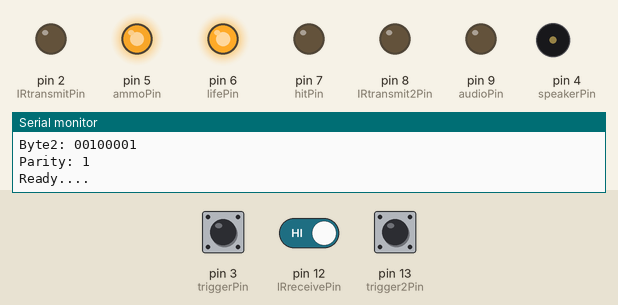
A sketch run on a simulated Arduino Uno, built with avr-gcc and run on an emulated ATmega328P. Shown: output pins drawn as LEDs (lit = HIGH), buzzer (waves = sounding), the last lines printed to the serial monitor. The test bench sets the inputs (shaded band); at power-on: pin 3 (triggerPin) HIGH, pin 12 (IRreceivePin) HIGH, pin 13 (trigger2Pin) HIGH. Pins used as bus, display or sensor lines are not drawn.

Above: at 2.2 s.
2.3 s: pin 3 (triggerPin) pulled LOW for 0.15 s
At 3.5 s:
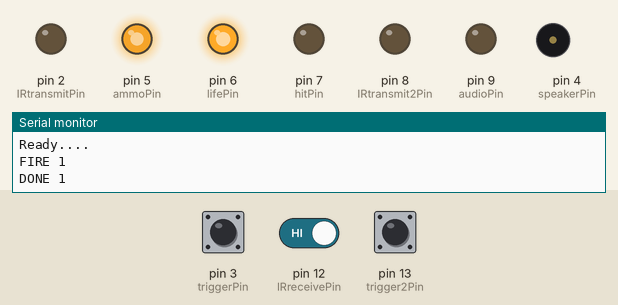
3.9 s: pin 12 (IRreceivePin) driven LOW
At 5.5 s:
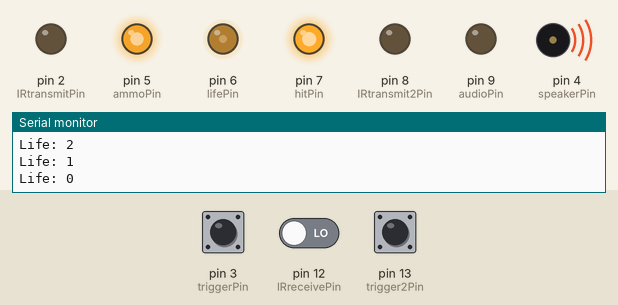
At 16.8 s:
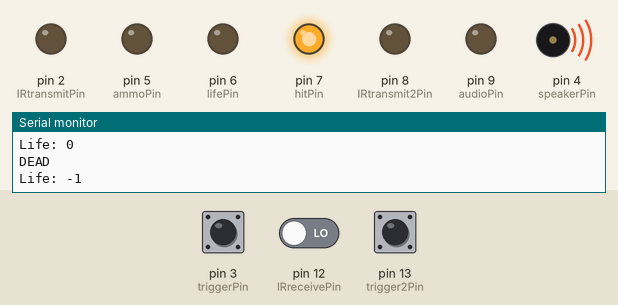
Timing chart, 0 to 18.0 s (numbered marks = the images above; inputs shaded):
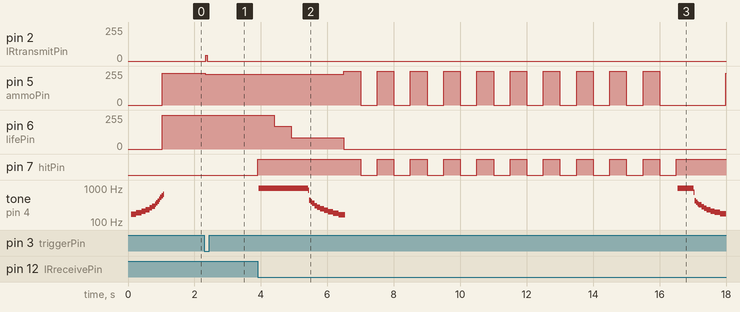

The sketch:

sketch_aug12a.ino
```cpp
//The following should respond to any IR signal

// Start of code (copy and paste into arduino sketch)
//
// Duino Tag release V1.01
// Laser Tag for the arduino based on the Miles Tag Protocol.
// By J44industries: www.J44industries.blogspot.com
// For information on building your own Duino Tagger go to: http://www.instructables.com/member/j44/
//
// Much credit deserves to go to Duane O'Brien if it had not been for the excellent Duino Tag tutorials he wrote I would have never been able to write this code.
// Duane's tutorials are highly recommended reading in order to gain a better understanding of the arduino and IR communication. See his site http://aterribleidea.com/duino-tag-resources/
//
// This code sets out the basics for arduino based laser tag system and tries to stick to the miles tag protocol where possible.
// Miles Tag details: http://www.lasertagparts.com/mtdesign.htm
// There is much scope for expanding the capabilities of this system, and hopefully the game will continue to evolve for some time to come.
// Licence: Attribution Share Alike: Give credit where credit is due, but you can do what you like with the code.
// If you have code improvements or additions please go to http://duinotag.blogspot.com
//

// Digital IO's
int triggerPin = 3; // Push button for primary fire. Low = pressed
int trigger2Pin = 13; // Push button for secondary fire. Low = pressed
int speakerPin = 4; // Direct output to piezo sounder/speaker
int audioPin = 9; // Audio Trigger. Can be used to set off sounds recorded in the kind of electronics you can get in greetings card that play a custom message.
int lifePin = 6; // An analogue output (PWM) level corresponds to remaining life. Use PWM pin: 3,5,6,9,10 or 11. Can be used to drive LED bar graphs. eg LM3914N
int ammoPin = 5; // An analogue output (PWM) level corresponds to remaining ammunition. Use PWM pin: 3,5,6,9,10 or 11.
int hitPin = 7; // LED output pin used to indicate when the player has been hit.
int IRtransmitPin = 2; // Primary fire mode IR transmitter pin: Use pins 2,4,7,8,12 or 13. DO NOT USE PWM pins!! More info: http://j44industries.blogspot.com/2009/09/arduino-frequency-generation.html#more
int IRtransmit2Pin = 8; // Secondary fire mode IR transmitter pin: Use pins 2,4,7,8,12 or 13. DO NOT USE PWM pins!!
int IRreceivePin = 12; // The pin that incoming IR signals are read from
int IRreceive2Pin = 11; // Allows for checking external sensors are attached as well as distinguishing between sensor locations (eg spotting head shots)
// Minimum gun requirements: trigger, receiver, IR led, hit LED.

// Player and Game details
int myTeamID = 1; // 1-7 (0 = system message)
int myPlayerID = 5; // Player ID
int myGameID = 0; // Interprited by configureGane subroutine; allows for quick change of game types.
int myWeaponID = 0; // Deffined by gameType and configureGame subroutine.
int myWeaponHP = 0; // Deffined by gameType and configureGame subroutine.
int maxAmmo = 0; // Deffined by gameType and configureGame subroutine.
int maxLife = 0; // Deffined by gameType and configureGame subroutine.
int automatic = 0; // Deffined by gameType and configureGame subroutine. Automatic fire 0 = Semi Auto, 1 = Fully Auto.
int automatic2 = 0; // Deffined by gameType and configureGame subroutine. Secondary fire auto?

// Incoming signal Details
int received[18]; // Received data: received[0] = which sensor, received[1] - [17] byte1 byte2 parity (Miles Tag structure)
int check = 0; // Variable used in parity checking

// Stats
int ammo = 0; // Current ammunition
int life = 0; // Current life

// Code Variables
int timeOut = 0; // Deffined in frequencyCalculations (IRpulse + 50)
int FIRE = 0; // 0 = don't fire, 1 = Primary Fire, 2 = Secondary Fire
int TR = 0; // Trigger Reading
int LTR = 0; // Last Trigger Reading
int T2R = 0; // Trigger 2 Reading (For secondary fire)
int LT2R = 0; // Last Trigger 2 Reading (For secondary fire)

// Signal Properties
int IRpulse = 600; // Basic pulse duration of 600uS MilesTag standard 4*IRpulse for header bit, 2*IRpulse for 1, 1*IRpulse for 0.
int IRfrequency = 38; // Frequency in kHz Standard values are: 38kHz, 40kHz. Choose dependant on your receiver characteristics
int IRt = 0; // LED on time to give correct transmission frequency, calculated in setup.
int IRpulses = 0; // Number of oscillations needed to make a full IRpulse, calculated in setup.
int header = 4; // Header lenght in pulses. 4 = Miles tag standard
int maxSPS = 10; // Maximum Shots Per Seconds. Not yet used.
int TBS = 0; // Time between shots. Not yet used.

// Transmission data
int byte1[8]; // String for storing byte1 of the data which gets transmitted when the player fires.
int byte2[8]; // String for storing byte1 of the data which gets transmitted when the player fires.
int myParity = 0; // String for storing parity of the data which gets transmitted when the player fires.

// Received data
int memory = 10; // Number of signals to be recorded: Allows for the game data to be reviewed after the game, no provision for transmitting / accessing it yet though.
int hitNo = 0; // Hit number
// Byte1
int player[10]; // Array must be as large as memory
int team[10]; // Array must be as large as memory
// Byte2
int weapon[10]; // Array must be as large as memory
int hp[10]; // Array must be as large as memory
int parity[10]; // Array must be as large as memory


void setup() {
// Serial coms set up to help with debugging.
Serial.begin(9600);
Serial.println("Startup...");
// Pin declarations
pinMode(triggerPin, INPUT);
pinMode(trigger2Pin, INPUT);
pinMode(speakerPin, OUTPUT);
pinMode(audioPin, OUTPUT);
pinMode(lifePin, OUTPUT);
pinMode(ammoPin, OUTPUT);
pinMode(hitPin, OUTPUT);
pinMode(IRtransmitPin, OUTPUT);
pinMode(IRtransmit2Pin, OUTPUT);
pinMode(IRreceivePin, INPUT);
pinMode(IRreceive2Pin, INPUT);

frequencyCalculations(); // Calculates pulse lengths etc for desired frequency
configureGame(); // Look up and configure game details
tagCode(); // Based on game details etc works out the data that will be transmitted when a shot is fired


digitalWrite(triggerPin, HIGH); // Not really needed if your circuit has the correct pull up resistors already but doesn't harm
digitalWrite(trigger2Pin, HIGH); // Not really needed if your circuit has the correct pull up resistors already but doesn't harm

for (int i = 1;i < 254;i++) { // Loop plays start up noise
analogWrite(ammoPin, i);
playTone((3000-9*i), 2);
}

// Next 4 lines initialise the display LEDs
analogWrite(ammoPin, ((int) ammo));
analogWrite(lifePin, ((int) life));
lifeDisplay();
ammoDisplay();

Serial.println("Ready....");
}


// Main loop most of the code is in the sub routines
void loop(){
receiveIR();
if(FIRE != 0){
shoot();
ammoDisplay();
}
triggers();
}


// SUB ROUTINES


void ammoDisplay() { // Updates Ammo LED output
float ammoF;
ammoF = (260/maxAmmo) * ammo;
if(ammoF <= 0){ammoF = 0;}
if(ammoF > 255){ammoF = 255;}
analogWrite(ammoPin, ((int) ammoF));
}


void lifeDisplay() { // Updates Ammo LED output
float lifeF;
lifeF = (260/maxLife) * life;
if(lifeF <= 0){lifeF = 0;}
if(lifeF > 255){lifeF = 255;}
analogWrite(lifePin, ((int) lifeF));
}


void receiveIR() { // Void checks for an incoming signal and decodes it if it sees one.

if(digitalRead(IRreceivePin) == LOW){ // If the receive pin is low a signal is being received.
digitalWrite(hitPin,HIGH);
hit();
}
}

void shoot() {
if(FIRE == 1){ // Has the trigger been pressed?
Serial.println("FIRE 1");
sendPulse(IRtransmitPin, 4); // Transmit Header pulse, send pulse subroutine deals with the details
delayMicroseconds(IRpulse);

for(int i = 0; i < 8; i++) { // Transmit Byte1
if(byte1[i] == 1){
sendPulse(IRtransmitPin, 1);
//Serial.print("1 ");
}
//else{Serial.print("0 ");}
sendPulse(IRtransmitPin, 1);
delayMicroseconds(IRpulse);
}

for(int i = 0; i < 8; i++) { // Transmit Byte2
if(byte2[i] == 1){
sendPulse(IRtransmitPin, 1);
// Serial.print("1 ");
}
//else{Serial.print("0 ");}
sendPulse(IRtransmitPin, 1);
delayMicroseconds(IRpulse);
}

if(myParity == 1){ // Parity
sendPulse(IRtransmitPin, 1);
}
sendPulse(IRtransmitPin, 1);
delayMicroseconds(IRpulse);
Serial.println("");
Serial.println("DONE 1");
}


if(FIRE == 2){ // Where a secondary fire mode would be added
Serial.println("FIRE 2");
sendPulse(IRtransmitPin, 4); // Header
Serial.println("DONE 2");
}
FIRE = 0;
ammo = ammo - 1;
}


void sendPulse(int pin, int length){ // importing variables like this allows for secondary fire modes etc.
// This void genertates the carrier frequency for the information to be transmitted
int i = 0;
int o = 0;
while( i < length ){
i++;
while( o < IRpulses ){
o++;
digitalWrite(pin, HIGH);
delayMicroseconds(IRt);
digitalWrite(pin, LOW);
delayMicroseconds(IRt);
}
}
}


void triggers() { // Checks to see if the triggers have been presses
LTR = TR; // Records previous state. Primary fire
LT2R = T2R; // Records previous state. Secondary fire
TR = digitalRead(triggerPin); // Looks up current trigger button state
T2R = digitalRead(trigger2Pin); // Looks up current trigger button state
// Code looks for changes in trigger state to give it a semi automatic shooting behaviour
if(TR != LTR && TR == LOW){
FIRE = 1;
}
if(T2R != LT2R && T2R == LOW){
FIRE = 2;
}
if(TR == LOW && automatic == 1){
FIRE = 1;
}
if(T2R == LOW && automatic2 == 1){
FIRE = 2;
}
if(FIRE == 1 || FIRE == 2){
if(ammo < 1){FIRE = 0; noAmmo();}
if(life < 1){FIRE = 0; dead();}
// Fire rate code to be added here
}

}


void configureGame() { // Where the game characteristics are stored, allows several game types to be recorded and you only have to change one variable (myGameID) to pick the game.
if(myGameID == 0){
myWeaponID = 1;
maxAmmo = 30;
ammo = 30;
maxLife = 3;
life = 3;
myWeaponHP = 1;
}
if(myGameID == 1){
myWeaponID = 1;
maxAmmo = 100;
ammo = 100;
maxLife = 10;
life = 10;
myWeaponHP = 2;
}
}


void frequencyCalculations() { // Works out all the timings needed to give the correct carrier frequency for the IR signal
IRt = (int) (500/IRfrequency);
IRpulses = (int) (IRpulse / (2*IRt));
IRt = IRt - 4;
// Why -4 I hear you cry. It allows for the time taken for commands to be executed.
// More info: http://j44industries.blogspot.com/2009/09/arduino-frequency-generation.html#more

Serial.print("Oscilation time period /2: ");
Serial.println(IRt);
Serial.print("Pulses: ");
Serial.println(IRpulses);
timeOut = IRpulse + 50; // Adding 50 to the expected pulse time gives a little margin for error on the pulse read time out value
}


void tagCode() { // Works out what the players tagger code (the code that is transmitted when they shoot) is
byte1[0] = myTeamID >> 2 & B1;
byte1[1] = myTeamID >> 1 & B1;
byte1[2] = myTeamID >> 0 & B1;

byte1[3] = myPlayerID >> 4 & B1;
byte1[4] = myPlayerID >> 3 & B1;
byte1[5] = myPlayerID >> 2 & B1;
byte1[6] = myPlayerID >> 1 & B1;
byte1[7] = myPlayerID >> 0 & B1;


byte2[0] = myWeaponID >> 2 & B1;
byte2[1] = myWeaponID >> 1 & B1;
byte2[2] = myWeaponID >> 0 & B1;

byte2[3] = myWeaponHP >> 4 & B1;
byte2[4] = myWeaponHP >> 3 & B1;
byte2[5] = myWeaponHP >> 2 & B1;
byte2[6] = myWeaponHP >> 1 & B1;
byte2[7] = myWeaponHP >> 0 & B1;

myParity = 0;
for (int i=0; i<8; i++) {
if(byte1[i] == 1){myParity = myParity + 1;}
if(byte2[i] == 1){myParity = myParity + 1;}
myParity = myParity >> 0 & B1;
}

// Next few lines print the full tagger code.
Serial.print("Byte1: ");
Serial.print(byte1[0]);
Serial.print(byte1[1]);
Serial.print(byte1[2]);
Serial.print(byte1[3]);
Serial.print(byte1[4]);
Serial.print(byte1[5]);
Serial.print(byte1[6]);
Serial.print(byte1[7]);
Serial.println();

Serial.print("Byte2: ");
Serial.print(byte2[0]);
Serial.print(byte2[1]);
Serial.print(byte2[2]);
Serial.print(byte2[3]);
Serial.print(byte2[4]);
Serial.print(byte2[5]);
Serial.print(byte2[6]);
Serial.print(byte2[7]);
Serial.println();

Serial.print("Parity: ");
Serial.print(myParity);
Serial.println();
}


void playTone(int atone, int duration) { // A sub routine for playing tones like the standard arduino melody example
for (long i = 0; i < duration * 1000L; i += atone * 2) {
digitalWrite(speakerPin, HIGH);
delayMicroseconds(atone);
digitalWrite(speakerPin, LOW);
delayMicroseconds(atone);
}
}


void dead() { // void determines what the tagger does when it is out of lives
// Makes a few noises and flashes some lights
for (int i = 1;i < 254;i++) {
analogWrite(ammoPin, i);
playTone((1000+9*i), 2);
}
analogWrite(ammoPin, ((int) ammo));
analogWrite(lifePin, ((int) life));
Serial.println("DEAD");

for (int i=0; i<10; i++) {
analogWrite(ammoPin, 255);
digitalWrite(hitPin,HIGH);
delay (500);
analogWrite(ammoPin, 0);
digitalWrite(hitPin,LOW);
delay (500);
}
}


void noAmmo() { // Make some noise and flash some lights when out of ammo
digitalWrite(hitPin,HIGH);
playTone(500, 100);
playTone(1000, 100);
digitalWrite(hitPin,LOW);
}


void hit() { // Make some noise and flash some lights when you get shot
digitalWrite(hitPin,HIGH);
life = life - 1;
Serial.print("Life: ");
Serial.println(life);
playTone(500, 500);
if(life <= 0){dead();}
digitalWrite(hitPin,LOW);
lifeDisplay();
}
```

Measured:
- after the input at 2.3 s, pin 2 (IRtransmitPin): 0/255 → 43/255 at once, → 0/255 0.04 s later; pin 5 (ammoPin): 240/255 → 232/255 at once
- after the input at 3.9 s, pin 5 (ammoPin): 232/255 → 255/255 after 2.6 s, → 0/255 0.50 s later, → 255/255 0.50 s later, → 0/255 0.50 s later, … (21 changes in this stretch); pin 6 (lifePin): 255/255 → 172/255 after 0.50 s, → 86/255 0.50 s later, → 0/255 1.6 s later
- by itself, tone on pin 4 (speakerPin): plays 168 Hz for 0.16 s, 185 Hz for 0.16 s, 207 Hz for 0.12 s, 230 Hz for 0.12 s, 261 Hz for 0.08 s, 292 Hz for 0.08 s … (13 notes in this stretch)
